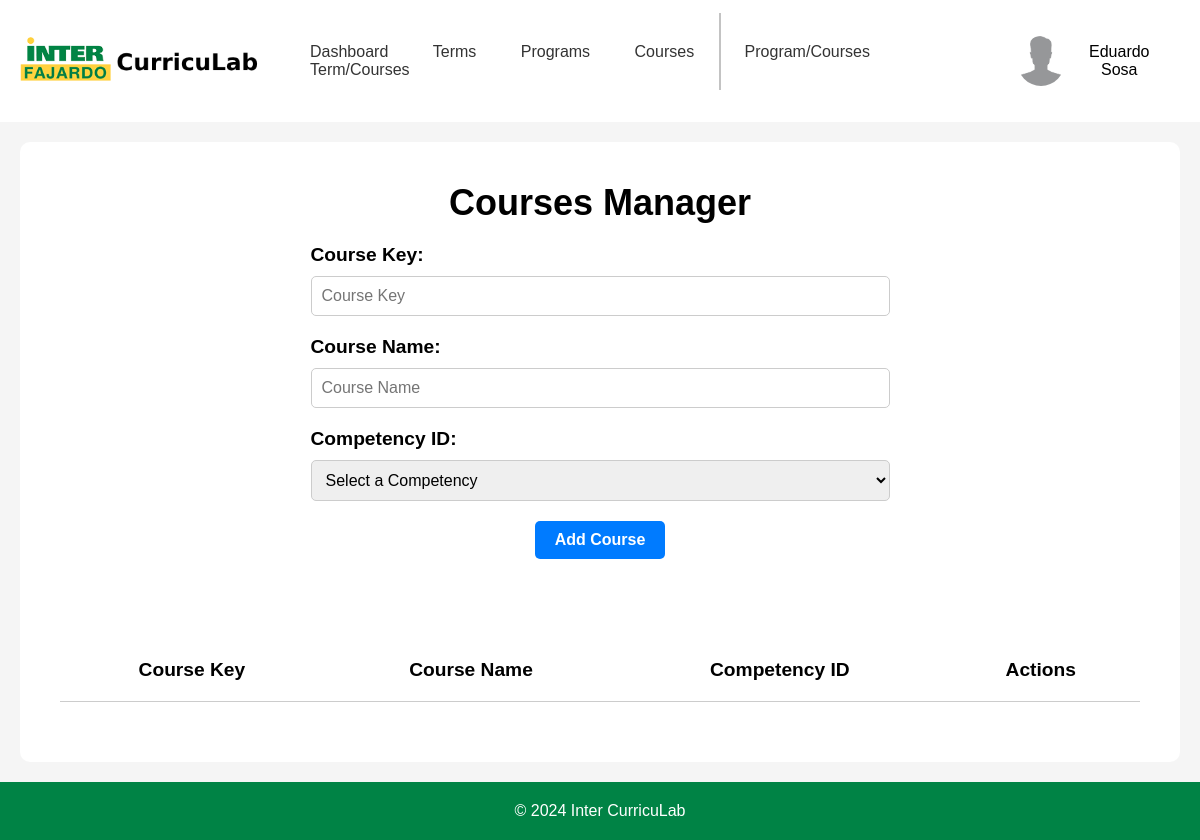
Page /templates/adminPages/adminCourses.php (signed in) on the earlier database version.
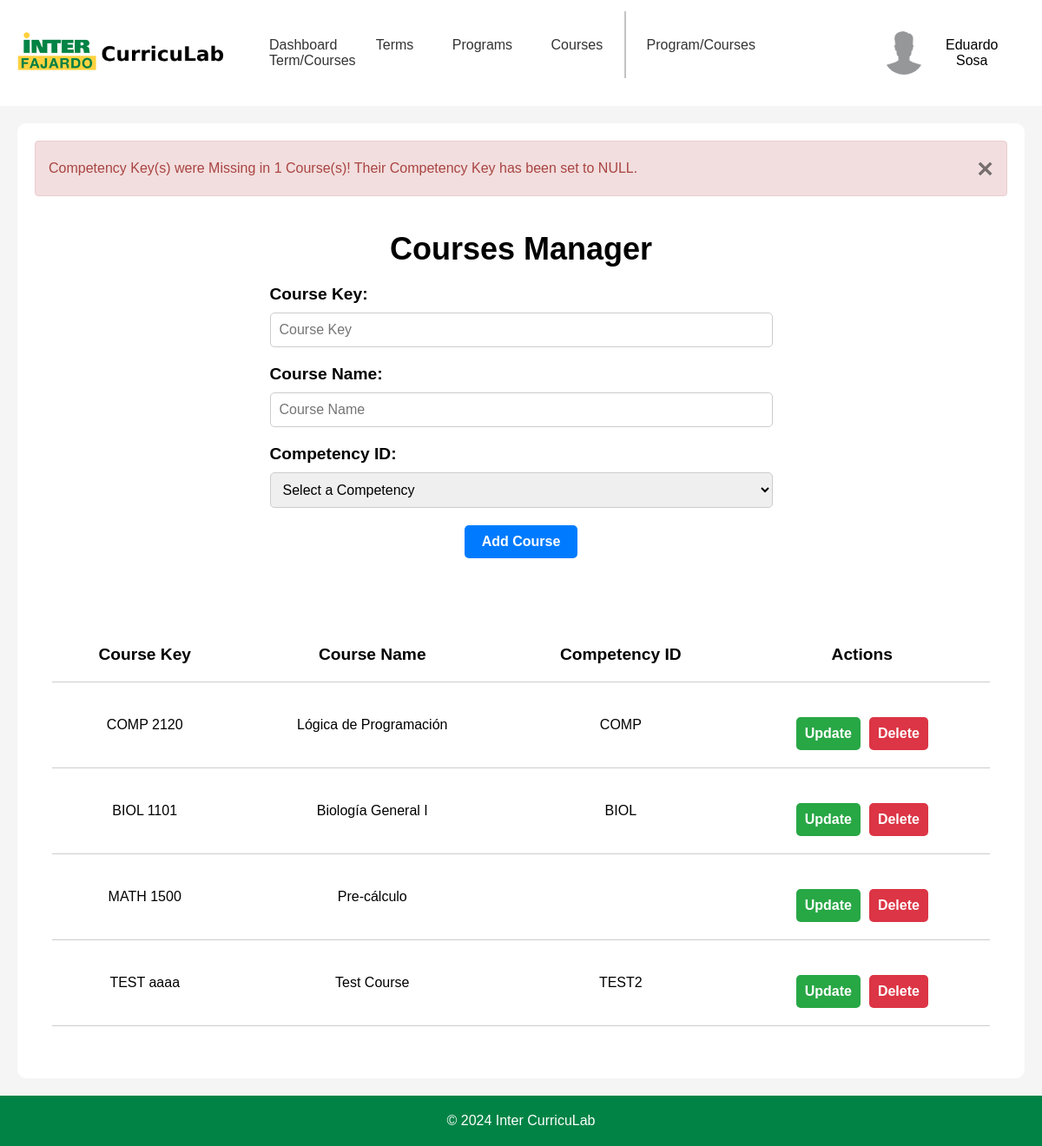
Same page on the later database version.
### tables this page shows
CREATE TABLE "alerts" (
	"AlertID"	INTEGER NOT NULL UNIQUE,
	"PageName"	TEXT NOT NULL,
	"Message"	TEXT NOT NULL,
	"AlertType"	TEXT NOT NULL,
	"IsActive"	INTEGER NOT NULL,
	"StartDate"	TEXT NOT NULL,
	"EndDate"	TEXT NOT NULL,
	"DataID"	TEXT,
	PRIMARY KEY("AlertID" AUTOINCREMENT)
);

CREATE TABLE "course" (
	"CourseID"	INTEGER NOT NULL UNIQUE,
	"CourseKey"	TEXT,
	"CourseName"	TEXT,
	"CompetencyKey"	TEXT,
	PRIMARY KEY("CourseID" AUTOINCREMENT),
	FOREIGN KEY("CompetencyKey") REFERENCES "competency"("CompetencyKey")
);

### templates/adminPages/adminCourses.php (the view, shortened to what the changed rows need)
<?php
$config = require_once '../../backend/php/config.php';
if (!isset($_SESSION['email'])) {
    header('Location: ../index.php');
    exit;
} elseif ($_SESSION['accountType'] !== 'Admin' && $_SESSION['accountType'] !== 'Root' && $_SESSION['accountType'] !== 'Staff') {
    header('Location: ../staffPages/profPage.php');
    exit;
} else {
    if ($config['db']['type'] === 'sqlite') {
        $db = new SQLite3($config['db']['sqlite']['path']);
    } elseif ($config['db']['type'] === 'mysql') {
        $dsn = "mysql:host={$config['db']['mysql']['host']};dbname={$config['db']['mysql']['dbname']}";
        $db = new PDO($dsn, $config['db']['mysql']['username'], $config['db']['mysql']['password']);
    }
    cleanUpCourses();
    $stmt = $db->prepare('SELECT * FROM course');
    $result = $stmt->execute();
    $courses = $result->fetchArray(SQLITE3_ASSOC);
    $courses = [];
    if (isset($_POST['sort'])) {
        $courses = sortTable();
    } else {
        $stmt = $db->prepare('SELECT * FROM course');
        $result = $stmt->execute();
        $courses = fetchAllRows($result);
    }
}
function fetchAllRows($result) {
    $rows = [];
    while ($row = $result->fetchArray(SQLITE3_ASSOC)) {
        $rows[] = $row;
    }
    return $rows;
}
function cleanUpCourses() {
    global $db;
    $stmt = $db->prepare('SELECT * FROM course');
    $result = $stmt->execute();
    $courses = [];
    while ($course = $result->fetchArray(SQLITE3_ASSOC)) {
        $courses[] = $course;
    }
    if (!$courses) return;
}
?>
<!DOCTYPE html>
<html lang="en">
<head>
    <link rel="stylesheet" href="../../static/css/headerFooter.css">
    <link rel="stylesheet" href="../../static/css/adminCourses.css">
</head>
<body>
    <div id="container">
        <div class="container-upperBox">
            <?php
            $stmt = $db->prepare('SELECT CourseID FROM course WHERE CourseKey = :courseKey');
            $stmt->bindValue(':courseKey', $_POST['courseKey'], SQLITE3_TEXT);
            $result = $stmt->execute();
            $courseID = $result->fetchArray(SQLITE3_ASSOC)['CourseID'];
            $stmt = $db->prepare('SELECT * FROM alerts WHERE PageName = :pageName AND IsActive = 1 AND StartDate <= :now AND EndDate >= :now AND (DataID = :dataID OR DataID IS NULL)');
            $stmt->bindValue(':pageName', basename($_SERVER['PHP_SELF']), SQLITE3_TEXT);
            $stmt->bindValue(':now', date('Y-m-d H:i:s'), SQLITE3_TEXT);
            $stmt->bindValue(':dataID', $courseID, SQLITE3_INTEGER);
            $result = $stmt->execute();
            $alert = $result->fetchArray(SQLITE3_ASSOC);
            if ($alert) {
                ?>
                <div class="alert alert-<?php echo htmlspecialchars($alert['AlertType']); ?>" role="alert">
                    <?php echo htmlspecialchars($alert['Message']); ?>
                    <button type="button" class="close" onclick="this.parentElement.style.display='none';">&times;</button>
                </div>
                <?php
            }
            ?>
            <div class="coursesForm">
                <div class="header">
                    <h2>Courses Manager</h2>
                </div>
                <div class="form-container">
                </div>
            </div>
            <div class="coursesTable">
                <table>
                    <tr>
                        <th>
                            <form method="POST">
                                <button type="submit" name="sort" value="CourseKey">Course Key</button>
                            </form>
                        </th>
                        <th>
                            <form method="POST">
                                <button type="submit" name="sort" value="CourseName">Course Name</button>
                            </form>
                        </th>
                        <th>
                            <form method="POST">
                                <button type="submit" name="sort" value="CompetencyKey">Competency ID</button>
                            </form>
                        </th>
                        <th>Actions</th>
                    </tr>
                    <?php
                    foreach ($courses as $row) {
                        echo '<tr>';
                        echo '<td>' . htmlspecialchars($row['CourseKey'] ?? '') . '</td>';
                        echo '<td>' . htmlspecialchars($row['CourseName'] ?? '') . '</td>';
                        echo '<td>' . htmlspecialchars($row['CompetencyKey'] ?? '') . '</td>';
                        echo '<td>';
                        ?>
                        <div class="actionButtons">
                            <button class="updateButton">Update</button>
                            <form method="POST">
                                <button class="deleteButton" type="submit">Delete</button>
                            </form>
                        </div>
                        <?php
                        echo '</td>';
                        echo '</tr>';
                    }
                    ?>
                </table>
            </div>
        </div>
    </div>
</body>
</html>

Differences in the rows shown:
added alerts: Message "Competency Key(s) were Missing in 1 Course(s)! Their Competency Key has been set to NULL."
added course: CourseKey "COMP 2120", CourseName "Lógica de Programación", CompetencyKey "COMP"
added course: CourseKey "BIOL 1101", CourseName "Biología General I", CompetencyKey "BIOL"
added course: CourseKey "MATH 1500", CourseName "Pre-cálculo"
added course: CourseKey "TEST aaaa", CourseName "Test Course", CompetencyKey "TEST2"
